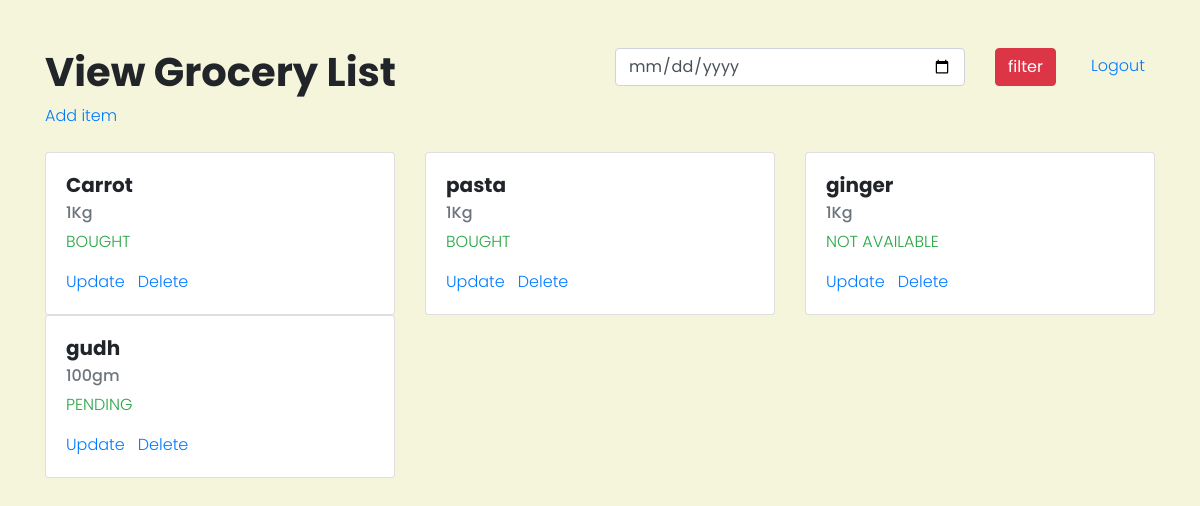
The app's page / (signed in) with its own data.
### crud/models.py (models this page shows, shortened)
class Product(models.Model):
	CATEGORY = (
		('PENDING', 'PENDING'),
		('BOUGHT', 'BOUGHT'),
		('NOT AVAILABLE', 'NOT AVAILABLE'),
		)
	item_name = models.CharField(max_length=200, null=True)
	item_quantity = models.CharField(max_length=200)
	item_status = models.CharField(max_length=200, null=True, choices=CATEGORY)
	date_created = models.DateField(auto_now_add=False, null=True)

### crud/views.py (the view)
# urls.py: path('', views.homepage, name = 'home'),
@login_required(login_url='login')
def homepage(request):
	products =  Product.objects.all()
	return render(request, 'crud/index.html',{'products':products})

### crud/templates/crud/index.html (shortened to what this page needs)
{% load static %}
<html>
    <head>
        <link rel="stylesheet" href="https://maxcdn.bootstrapcdn.com/bootstrap/4.4.1/css/bootstrap.min.css">
        <link rel="stylesheet" href="{% static 'css/style.css' %}">
    </head>
    <body>
        <div class="container mt-5">
            <div class="row">
                <div class="col-lg-6">
                    <h1>View Grocery List</h1>
                    <a href="{% url 'add'  %}">Add item</a>
                </div>
                <div class="col-lg-6 float-right">
                    <div class="row">
                        <div class="col-lg-8">
                            <input type="date" class="form-control">
                        </div>
                        <div class="col-lg-4">
                            <input type="submit" class="btn btn-danger" value="filter">
                            <span><a href="{% url 'logout' %}">Logout</a></span>
                        </div>
                    </div>
                </div>
            </div>
            <div class="row mt-4">
                {% for i in products %}
                <div class="col-lg-4">
                    <div class="card">
                        <div class="card-body">
                          <h5 class="card-title">{{i.item_name}}</h5>
                          <h6 class="card-subtitle mb-2 text-muted">{{i.item_quantity}}</h6>
                          <p class="text-success">{{i.item_status}}</p>
                          <a href="{% url 'update' i.id %}">Update</a>
                          <a href="{% url 'delete' i.id %}">Delete</a>
                        </div>
                      </div>
                </div>
                {% endfor %}
            </div>
        </div>
    </body>
</html>

### static/css/style.css (style rules this page uses)
body { font-family: 'Poppins', sans-serif; font-weight: 300; background-color: beige; }
h1, h2, h3, h4, h5 { font-family: 'Poppins', sans-serif; font-weight: 700; }

### records on screen
Product: item_name "Carrot", item_quantity "1Kg", item_status "BOUGHT"
Product: item_name "pasta", item_quantity "1Kg", item_status "BOUGHT"
Product: item_name "ginger", item_quantity "1Kg", item_status "NOT AVAILABLE"
Product: item_name "gudh", item_quantity "100gm", item_status "PENDING"
